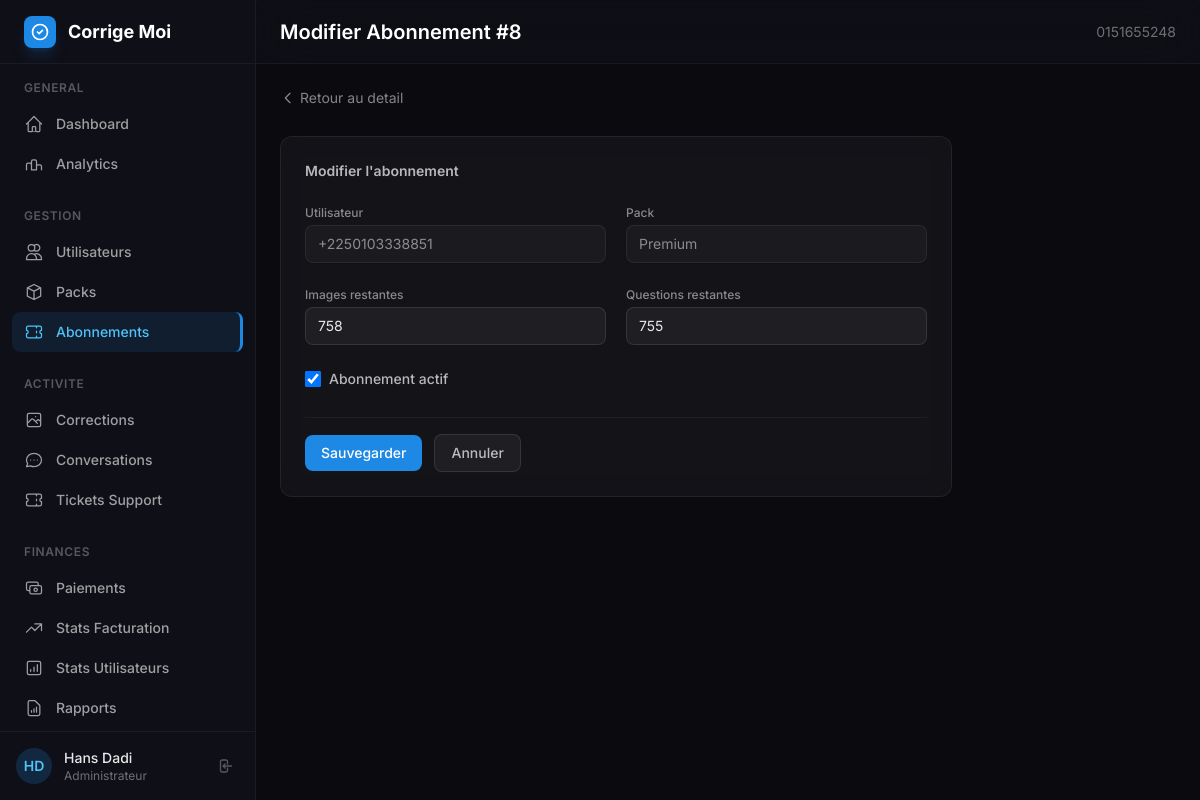
Page /custom-admin/subscription/8/edit/ (signed in) on the earlier database version.
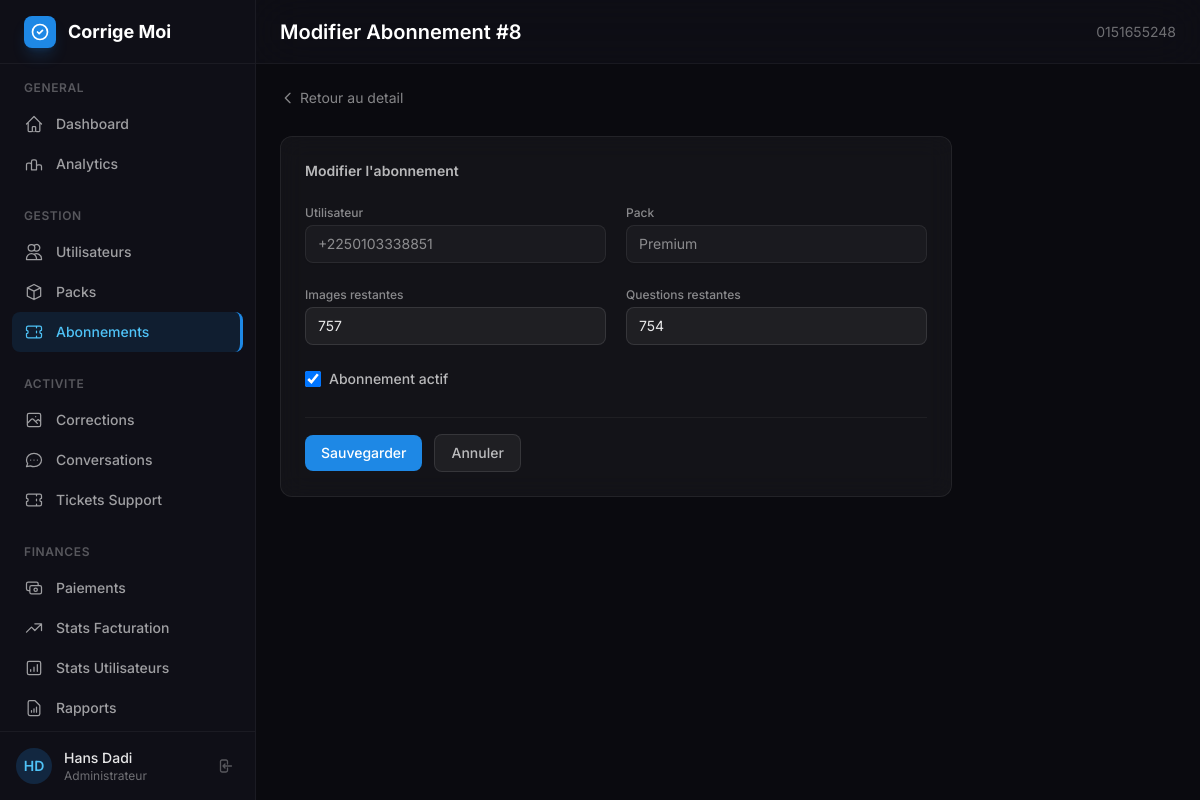
Same page on the later database version.
### subscriptions/models.py (models this page shows, shortened)
class Subscription(models.Model):
    user = models.ForeignKey(
        User, on_delete=models.CASCADE, related_name="subscriptions"
    )
    pack = models.ForeignKey(Pack, on_delete=models.CASCADE, related_name="subscriptions")
    token = models.UUIDField(default=uuid.uuid4, editable=False, unique=True)
    api_key = models.CharField(max_length=100, unique=True, default=generate_api_key)
    image_corrections_remaining = models.PositiveIntegerField(default=0)
    chat_questions_remaining = models.PositiveIntegerField(default=0)
    is_active = models.BooleanField(default=True)
    created_at = models.DateTimeField(auto_now_add=True)
    expires_at = models.DateTimeField(null=True, blank=True)
    class Meta:
        pass

class Pack(models.Model):
    DURATION_CHOICES = [
        (0, 'Illimité'),
        (30, '30 jours'),
        (90, '90 jours'),
        (365, '1 an'),
    ]
    name = models.CharField(max_length=100, unique=True)
    slug = models.SlugField(max_length=100, blank=True)
    price = models.DecimalField(max_digits=10, decimal_places=2)
    description = models.TextField()
    features = models.JSONField(default=list, blank=True)
    is_best_plan = models.BooleanField(default=False)
    is_active = models.BooleanField(default=True)
    image_corrections_limit = models.PositiveIntegerField(
        default=0,
        help_text="Nombre d'envois d'images autorisés (0 = illimité)"
    )
    chat_questions_limit = models.PositiveIntegerField(
        default=0,
        help_text="Nombre de questions au chatbot autorisées (0 = illimité)"
    )
    duration = models.PositiveIntegerField(
        choices=DURATION_CHOICES,
        default=30,
        help_text="Durée en jours (0 = illimité)"
    )
    created_at = models.DateTimeField(auto_now_add=True)
    updated_at = models.DateTimeField(auto_now=True)
    class Meta:
        verbose_name = "Pack Abonnement"
        verbose_name_plural = "Packs Abonnement"

### authentification/models.py (models this page shows, shortened)
class CustomUser(AbstractBaseUser, PermissionsMixin):
    ROLE_CHOICES = [('student', 'Élève'), ('teacher', 'Enseignant')]
    phone_number = models.CharField(
        max_length=15,
        unique=True,
        error_messages={
            'unique': _("Un utilisateur avec ce numéro de téléphone existe déjà.")
        }
    )
    email = models.EmailField(blank=True, null=True)
    first_name = models.CharField(max_length=50)
    last_name = models.CharField(max_length=50)
    is_active = models.BooleanField(default=True)
    is_staff = models.BooleanField(default=False)
    is_verified = models.BooleanField(default=False)
    role = models.CharField(max_length=10, choices=ROLE_CHOICES, default='student')
    country = models.CharField(max_length=100, blank=True, null=True)
    school_level = models.CharField(max_length=100, blank=True, null=True)
    institution = models.CharField(max_length=200, blank=True, null=True)
    age = models.PositiveIntegerField(blank=True, null=True)
    date_joined = models.DateTimeField(default=timezone.now)
    USERNAME_FIELD = 'phone_number'
    REQUIRED_FIELDS = ['first_name', 'last_name']
    objects = CustomUserManager()

### custom_admin/views.py (the view, shortened to what this page needs)
# urls.py: path('subscription/<int:subscription_id>/edit/', views.admin_subscription_edit, name='subscription_edit'),
@staff_required
def admin_subscription_edit(request, subscription_id):
    sub = get_object_or_404(Subscription, id=subscription_id)
    return render(request, 'custom_admin/admin/subscription_edit.html', {
        'subscription': sub,
    })

### custom_admin/views.py (called while the page is built)
def staff_required(view_func):
    @wraps(view_func)
    def wrapper(request, *args, **kwargs):
        if not request.user.is_authenticated:
            from django.shortcuts import redirect
            return redirect(f'/custom-admin/login/?next={request.path}')
        if not request.user.is_staff:
            from django.shortcuts import render as _render
            return _render(request, '403.html', status=403)
        return view_func(request, *args, **kwargs)
    return wrapper

### custom_admin/templates/custom_admin/admin/subscription_edit.html (shortened to what this page needs)
{% extends "custom_admin/base_admin.html" %}
{% block page_title %}Modifier Abonnement #{{ subscription.id }}{% endblock %}
{% block content %}
<div class="mb-6">
    <a href="{% url 'custom_admin:subscription_detail' subscription_id=subscription.id %}" class="inline-flex items-center gap-1 text-sm text-white/50 hover:text-primary-400 transition-colors">
        <svg class="w-4 h-4" fill="none" viewBox="0 0 24 24" stroke="currentColor"><path stroke-linecap="round" stroke-linejoin="round" stroke-width="2" d="M15 19l-7-7 7-7"/></svg>
        Retour au detail
    </a>
</div>
<div class="max-w-2xl">
    <div class="glass-card rounded-xl p-6">
        <h3 class="text-sm font-semibold text-white/70 mb-6">Modifier l'abonnement</h3>
        <form method="post">
            <div class="grid grid-cols-1 sm:grid-cols-2 gap-5 mb-6">
                <div>
                    <label class="block text-xs font-medium text-white/50 mb-1">Utilisateur</label>
                    <div class="block w-full rounded-lg border border-white/[0.07] bg-white/[0.03] shadow-sm text-sm px-3 py-2 text-white/50">
                        {{ subscription.user.phone_number }}
                    </div>
                </div>
                <div>
                    <label class="block text-xs font-medium text-white/50 mb-1">Pack</label>
                    <div class="block w-full rounded-lg border border-white/[0.07] bg-white/[0.03] shadow-sm text-sm px-3 py-2 text-white/50">
                        {{ subscription.pack.name }}
                    </div>
                </div>
            </div>
            <div class="grid grid-cols-1 sm:grid-cols-2 gap-5 mb-6">
                <div>
                    <label for="images" class="block text-xs font-medium text-white/50 mb-1">Images restantes</label>
                    <input type="number" id="images" name="images" min="0"
                           value="{{ subscription.image_corrections_remaining }}"
                           class="dark-input block w-full rounded-lg px-3 py-2 text-sm">
                </div>
                <div>
                    <label for="chat" class="block text-xs font-medium text-white/50 mb-1">Questions restantes</label>
                    <input type="number" id="chat" name="chat" min="0"
                           value="{{ subscription.chat_questions_remaining }}"
                           class="dark-input block w-full rounded-lg px-3 py-2 text-sm">
                </div>
            </div>
            <div class="mb-6">
                <label class="inline-flex items-center gap-2 cursor-pointer">
                    <input type="checkbox" name="is_active" value="1"
                           {% if subscription.is_active %}checked{% endif %}
                           class="w-4 h-4 rounded border-white/20 text-primary-500 focus:ring-primary-500 bg-white/5">
                    <span class="text-sm font-medium text-white/70">Abonnement actif</span>
                </label>
            </div>
            <div class="flex items-center gap-3 pt-4 border-t border-white/5">
                <button type="submit"
                        class="bg-primary-500 hover:bg-primary-600 text-white font-medium py-2 px-4 rounded-lg transition-colors text-sm">
                    Sauvegarder
                </button>
                <a href="{% url 'custom_admin:subscription_detail' subscription_id=subscription.id %}"
                   class="inline-flex items-center px-4 py-2 text-sm font-medium bg-white/5 border border-white/10 text-white/70 rounded-lg hover:bg-white/10 transition-colors">
                    Annuler
                </a>
            </div>
        </form>
    </div>
</div>
{% endblock %}

Differences in the rows shown:
changed Subscription "Premium": images "758" → "757"; chat "755" → "754"
